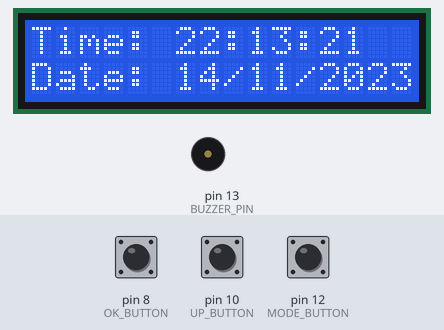
Simulated run of this sketch. Board: Arduino Uno, built with avr-gcc and run on an emulated ATmega328P. Parts: 16×2 character LCD, buzzer (waves = sounding, pin HIGH). The inputs (shaded band) are chosen by the test bench; at power-on: pin 12 (MODE_BUTTON) HIGH, pin 10 (UP_BUTTON) HIGH, pin 8 (OK_BUTTON) HIGH. The local clock reads 2024-03-15 10:24:30 at power-on unless the sketch sets it.

Above: at 1.2 s.
1.3 s: pin 12 (MODE_BUTTON) pulled LOW for 0.15 s
At 2.1 s:
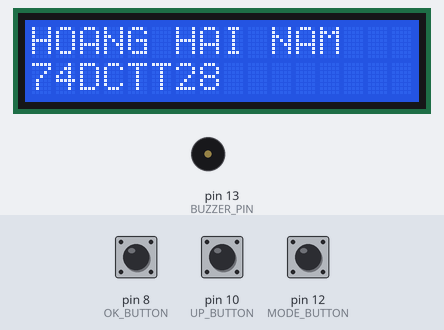
2.9 s: pin 10 (UP_BUTTON) pulled LOW for 0.15 s
At 3.3 s:
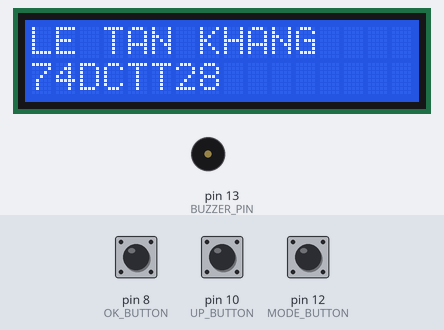
4.5 s: pin 10 (UP_BUTTON) pulled LOW for 1 s
At 5.6 s:
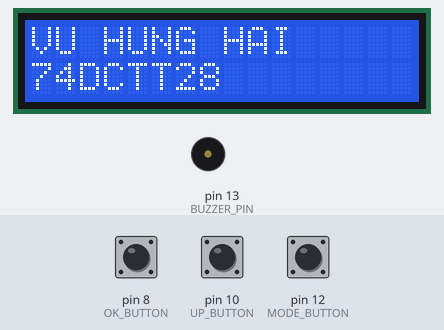
7.0 s: pin 12 (MODE_BUTTON) pulled LOW for 1 s
At 7.5 s:
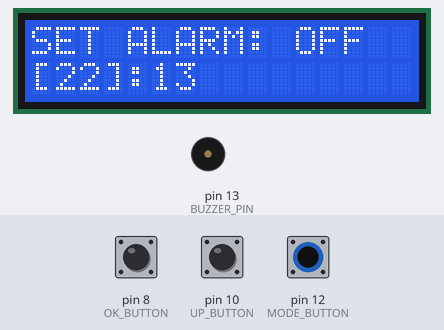
9.5 s: pin 12 (MODE_BUTTON) pulled LOW for 0.15 s
At 10.8 s:
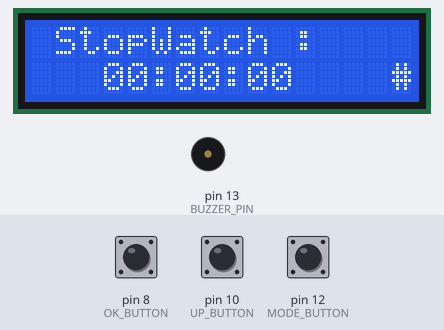
Timing chart, 0 to 12.1 s (numbered marks = the images above; inputs shaded):
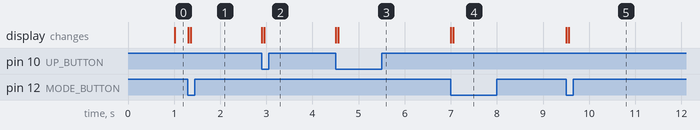

The sketch:

final_code.ino
```cpp
#include <Wire.h>
#include <LiquidCrystal.h>
#include <RTClib.h>

// --- KHỞI TẠO ---
LiquidCrystal lcd(2, 3, 4, 5, 6, 7);
RTC_DS1307 rtc;

// --- ĐỊNH NGHĨA CHÂN (PIN) ---
#define OK_BUTTON 8
#define UP_BUTTON 10
#define MODE_BUTTON 12
#define BUZZER_PIN 13

// --- CÁC MODE ---
enum Mode {
  CLOCK_MODE,
  DISPLAY_MEMBER_MODE,
  ALARM_MODE,
  STOPWATCH_MODE,  // <--- THÊM MỚI: Chế độ bấm giờ
  NUM_MODES
};

// --- CÁC THÀNH VIÊN ---
enum members {
  NAM,
  KHANG,
  HAI,
  HOANG,
  NUM_MEMBER
};

// --- BIẾN TOÀN CỤC ---
Mode currentMode = CLOCK_MODE;
members curentMember = NAM;

// --- BIẾN TRẠNG THÁI NÚT ---
bool mode_buttonPress = false;     // Nút MODE
bool up_buttonPress = false;  // Nút UP
bool ok_buttonPress = false;  // Nút OK

// --- BIẾN CHO BÁO THỨC ---
int alarmHour;
int alarmMinute;
bool isAlarmOn = false;
bool isRinging = false;
int alarmCursor = 0;

// --- BIẾN CHO BẤM GIỜ (STOPWATCH) - MỚI ---
unsigned long stopwatchStartMillis = 0;  // Thời điểm bắt đầu bấm
unsigned long stopwatchElapsed = 0;      // Thời gian đã trôi qua (lưu khi tạm dừng)
bool isStopwatchRunning = false;         // Trạng thái đang chạy hay dừng

void setup() {
  lcd.begin(16, 2);

  if (!rtc.begin()) {
    lcd.print("Loi RTC");
    while (1)
      ;
  }


  rtc.adjust(DateTime(F(__DATE__), F(__TIME__)));

  pinMode(OK_BUTTON, INPUT_PULLUP);
  pinMode(UP_BUTTON, INPUT_PULLUP);
  pinMode(MODE_BUTTON, INPUT_PULLUP);
  pinMode(BUZZER_PIN, OUTPUT);
  digitalWrite(BUZZER_PIN, LOW);

  DateTime now = rtc.now();
  alarmHour = now.hour();
  alarmMinute = now.minute();
}

void loop() {
  // 1. Kiểm tra báo thức ngầm
  checkAlarm();

  // 2. Xử lý nút MODE (Chuyển chế độ)
  int mode_buttonState = digitalRead(MODE_BUTTON);
  if (mode_buttonState == LOW && ! mode_buttonPress) {
     mode_buttonPress = true;

    if (isRinging) {
      stopRinging();
    } else {
      change_mode();
    }
    delay(50);
  } else if (mode_buttonState == HIGH) {
     mode_buttonPress = false;
  }

  // 3. Hiển thị theo chế độ
  if (isRinging) {
    displayRinging();
  } else {
    switch (currentMode) {
      case CLOCK_MODE:
        displayClock();
        break;
      case DISPLAY_MEMBER_MODE:
        displayMember();
        break;
      case ALARM_MODE:
        displayAlarm();
        break;
      case STOPWATCH_MODE:  // <--- GỌI HÀM MỚI
        displayStopwatch();
        break;
    }
  }
}

void change_mode() {
  currentMode = (Mode)((currentMode + 1) % NUM_MODES);
  lcd.clear();
}

// --- HÀM KIỂM TRA BÁO THỨC ---
void checkAlarm() {
  if (!isRinging && isAlarmOn) {
    DateTime now = rtc.now();
    if (now.hour() == alarmHour && now.minute() == alarmMinute && now.second() == 0) {
      isRinging = true;
      lcd.clear();
    }
  }
}

// --- HÀM HIỂN THỊ KHI ĐANG REO ---
void displayRinging() {
  if ((millis() / 500) % 2 == 0) {
    lcd.setCursor(0, 0);
    lcd.print("!!! BAO THUC !!!");
    lcd.setCursor(0, 1);
    lcd.print(" DAY DI BAN OI  ");
    digitalWrite(BUZZER_PIN, HIGH);
  } else {
    lcd.clear();
    digitalWrite(BUZZER_PIN, LOW);
  }
}

void stopRinging() {
  isRinging = false;
  isAlarmOn = false;
  digitalWrite(BUZZER_PIN, LOW);
  lcd.clear();
}

// --- MODE 1: ĐỒNG HỒ ---
void displayClock() {
  DateTime now = rtc.now();
  lcd.setCursor(0, 0);
  lcd.print("Time: ");
  if (now.hour() < 10) {
    lcd.print("0");
    lcd.print(now.hour());
  } else {
    lcd.print(now.hour());
  }
  lcd.print(':');
  if (now.minute() < 10) {
    lcd.print("0");
    lcd.print(now.minute());
  } else {
    lcd.print(now.minute());
  }

  lcd.print(':');
  if (now.second() < 10) {
    lcd.print("0");
    lcd.print(now.second());
  } else {
    lcd.print(now.second());
  }


  lcd.setCursor(0, 1);
  lcd.print("Date: ");
  lcd.print(now.day());
  lcd.print('/');
  lcd.print(now.month());
  lcd.print('/');
  lcd.print(now.year());
}

// --- MODE 2: THÀNH VIÊN ---
void displayMember() {
  int up_buttonState = digitalRead(UP_BUTTON);
  if (up_buttonState == LOW && !up_buttonPress) {
    up_buttonPress = true;
    curentMember = (members)((curentMember + 1) % NUM_MEMBER);
    lcd.clear();
    delay(50);
  } else if (up_buttonState == HIGH) {
    up_buttonPress = false;
  }

  switch (curentMember) {
    case NAM:
      lcd.setCursor(0, 0);
      lcd.print("HOANG HAI NAM");
      lcd.setCursor(0, 1);
      lcd.print("74DCTT28");
      break;
    case KHANG:
      lcd.setCursor(0, 0);
      lcd.print("LE TAN KHANG");
      lcd.setCursor(0, 1);
      lcd.print("74DCTT28");
      break;
    case HAI:
      lcd.setCursor(0, 0);
      lcd.print("VU HUNG HAI");
      lcd.setCursor(0, 1);
      lcd.print("74DCTT28");
      break;
    case HOANG:
      lcd.setCursor(0, 0);
      lcd.print("NG. VIET HOANG");
      lcd.setCursor(0, 1);
      lcd.print("74DCTT28");
      break;
  }
}

// --- MODE 3: CHỈNH BÁO THỨC ---
void displayAlarm() {
  int ok_buttonState = digitalRead(OK_BUTTON);
  if (ok_buttonState == LOW && !ok_buttonPress) {
    ok_buttonPress = true;
    alarmCursor = (alarmCursor + 1) % 3;
    delay(50);
  } else if (ok_buttonState == HIGH) {
    ok_buttonPress = false;
  }

  int up_buttonState = digitalRead(UP_BUTTON);
  if (up_buttonState == LOW && !up_buttonPress) {
    up_buttonPress = true;
    if (alarmCursor == 0) alarmHour = (alarmHour + 1) % 24;
    else if (alarmCursor == 1) alarmMinute = (alarmMinute + 1) % 60;
    else if (alarmCursor == 2) isAlarmOn = !isAlarmOn;
    delay(50);
  } else if (up_buttonState == HIGH) {
    up_buttonPress = false;
  }

  lcd.setCursor(0, 0);
  lcd.print("SET ALARM: ");
  if (isAlarmOn) lcd.print("ON ");
  else lcd.print("OFF");

  lcd.setCursor(0, 1);
  if (alarmCursor == 0) lcd.print("[");
  if (alarmHour < 10) lcd.print("0");
  lcd.print(alarmHour);
  if (alarmCursor == 0) lcd.print("]");
  else lcd.print(" ");

  lcd.print(":");

  if (alarmCursor == 1) lcd.print("[");
  if (alarmMinute < 10) lcd.print("0");
  lcd.print(alarmMinute);
  if (alarmCursor == 1) lcd.print("]");
  else lcd.print(" ");

  if (alarmCursor == 2) {
    lcd.setCursor(15, 0);
    lcd.print("<");
  } else {
    lcd.setCursor(15, 0);
    lcd.print(" ");
  }
}

// --- MODE 4: BẤM GIỜ (STOPWATCH) - MỚI ---
void displayStopwatch() {
  // 1. Xử lý nút OK (Start / Stop)
  int ok_buttonState = digitalRead(OK_BUTTON);
  if (ok_buttonState == LOW && !ok_buttonPress) {
    ok_buttonPress = true;
    if (isStopwatchRunning) {
      // Đang chạy -> Bấm thì Dừng: Cộng dồn thời gian chạy vào biến tổng
      stopwatchElapsed += millis() - stopwatchStartMillis;
      isStopwatchRunning = false;
    } else {
      // Đang dừng -> Bấm thì Chạy: Lưu mốc thời gian bắt đầu
      stopwatchStartMillis = millis();
      isStopwatchRunning = true;
    }
    delay(50);
  } else if (ok_buttonState == HIGH) {
    ok_buttonPress = false;
  }

  // 2. Xử lý nút UP (Reset - Chỉ khi đang dừng)
  int up_buttonState = digitalRead(UP_BUTTON);
  if (up_buttonState == LOW && !up_buttonPress) {
    up_buttonPress = true;
    if (!isStopwatchRunning) {
      stopwatchElapsed = 0;  // Reset về 0
      lcd.clear();
    }
  } else if (up_buttonState == HIGH) {
    up_buttonPress = false;
  }

  // 3. Tính toán thời gian hiển thị
  unsigned long currentTotalTime = stopwatchElapsed;
  if (isStopwatchRunning) {
    currentTotalTime += millis() - stopwatchStartMillis;
  }

  // Quy đổi ra Phút:Giây:MiliGiây
  // (MiliGiây lấy hàng trăm để hiển thị cho gọn: 100ms = 1 đơn vị)
  unsigned long minutes = (currentTotalTime / 60000);
  unsigned long seconds = (currentTotalTime % 60000) / 1000;
  unsigned long hundredths = (currentTotalTime % 1000) / 10;

  // 4. Hiển thị lên LCD
  lcd.setCursor(0, 0);
  lcd.print(" StopWatch :  ");

  lcd.setCursor(3, 1);
  if (minutes < 10) lcd.print("0");
  lcd.print(minutes);
  lcd.print(":");
  if (seconds < 10) lcd.print("0");
  lcd.print(seconds);
  lcd.print(":");
  if (hundredths < 10) lcd.print("0");
  lcd.print(hundredths);

  // Hiển thị trạng thái nhỏ ở góc
  lcd.setCursor(15, 1);
  if (isStopwatchRunning) lcd.print(">");  // Ký hiệu Play
  else lcd.print("#");                     // Ký hiệu Pause
}
```

Measured:
- after the input at 1.3 s, the display: first changes at once (image 1 shows a later state)
- after the input at 2.9 s, the display: first changes at once (image 2 shows a later state)
- after the input at 4.5 s, the display: first changes at once (image 3 shows a later state)
- after the input at 7.0 s, the display: first changes at once (image 4 shows a later state)
- after the input at 9.5 s, the display: first changes at once (image 5 shows a later state)
